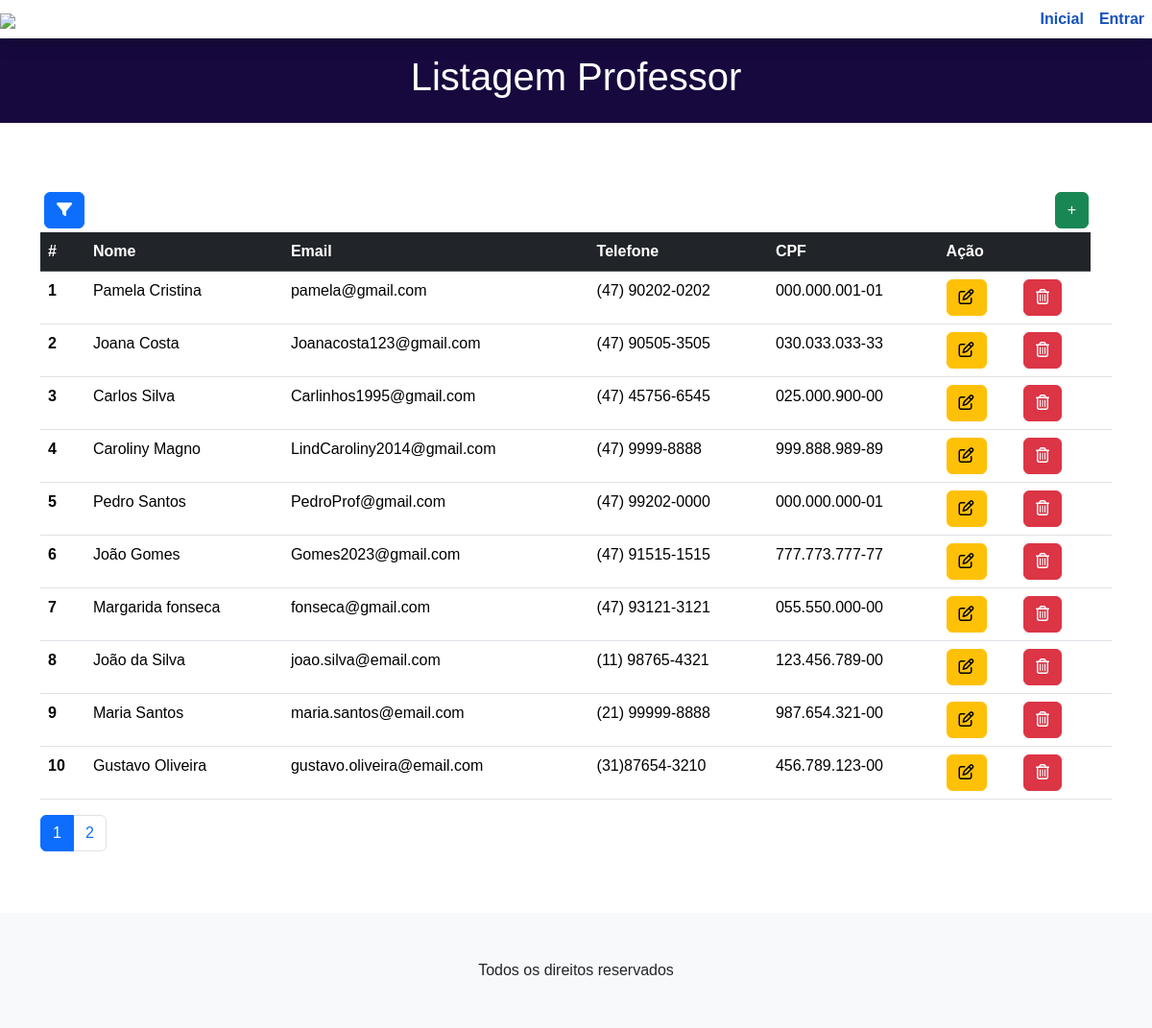
The page /professor.php on the database its author committed.
### tables this page shows
CREATE TABLE `professores` (
  `idProfessor` int NOT NULL AUTO_INCREMENT,
  `nome` varchar(250) NOT NULL,
  `email` varchar(250) NOT NULL,
  `telefone` varchar(20) NOT NULL,
  `cpf` varchar(14) NOT NULL,
  `senha` varchar(255) DEFAULT NULL,
  PRIMARY KEY (`idProfessor`),
  UNIQUE KEY `idProfessor_UNIQUE` (`idProfessor`)
);

### professor.php (the view, shortened to what this page needs)
<?php
include __DIR__ . "/header.php";
?>
<main>
    <div class="container-fluid p-3" style="background-color: #17093e;">
        <h1 class=" text-black text-center text-light"
            style="color: white !important;">
            Listagem Professor
        </h1>
    </div>
    <div class="container py-5">
        <div class="mb-1 ms-1 m-4" style="display:flow-root">
            <a type="button" data-bs-toggle="collapse" data-bs-target="#searchForm" class="btn btn-primary float-start"><i class="fas fa-filter"></i></a>
            <a type="button" href="professor_cadastro.php" class="btn btn-success float-end">+</a>
        </div>
        <div class="row">
            <div class="col-md-12 d-flex flex-column justify-content-center">
                <table class="table">
                    <thead class="table-dark">
                        <tr>
                            <th scope="col">#</th>
                            <th scope="col">Nome </th>
                            <th scope="col">Email</th>
                            <th scope="col">Telefone</th>
                            <th scope="col">CPF</th>
                            <th colspan="2" scope="col">Ação</th>
                        </tr>
                    </thead>
                    <tbody>
                        <?php
                        include_once __DIR__ . "/config/connection.php";
                        try {
                            $registrosPorPagina = 10;
                            $paginaAtual = isset($_GET['pagina']) ? (int)$_GET['pagina'] : 1;
                            $inicio = ($registrosPorPagina * $paginaAtual) - $registrosPorPagina;
                            if (isset($_GET['busca']) && !empty($_GET['busca'])) {
                                $busca = isset($_GET['busca']) ? $_GET['busca'] : '';
                                $sql = "SELECT * FROM professores WHERE nome LIKE :busca  OR email LIKE :busca OR cpf LIKE :busca LIMIT $inicio, $registrosPorPagina";
                                $sqlTotal = "SELECT COUNT(*) as total FROM professores WHERE nome LIKE :busca  OR email LIKE :busca OR cpf LIKE :busca";
                                $resultadoTotal = $pdo->prepare($sqlTotal);
                                $resultadoTotal->bindValue(':busca', "%$busca%");
                                $resultadoTotal->execute();
                                $totalRegistros = $resultadoTotal->fetch(PDO::FETCH_ASSOC)['total'];
                                $resultado = $pdo->prepare($sql);
                                $resultado->bindValue(':busca', "%$busca%");
                                $resultado->execute();
                            } else {
                                $sql = "SELECT * FROM professores LIMIT $inicio, $registrosPorPagina";
                                $sqlTotal = "SELECT COUNT(*) as total FROM professores";
                                $resultadoTotal = $pdo->query($sqlTotal);
                                $totalRegistros = $resultadoTotal->fetch(PDO::FETCH_ASSOC)['total'];
                                $resultado = $pdo->query($sql);
                            }
                            if ($resultado->rowCount() > 0) {
                                while ($row = $resultado->fetch(PDO::FETCH_ASSOC)) {
                        ?>
                                    <tr>
                                        <th scope="row"><?php echo $row['idProfessor']; ?></th>
                                        <td><?php echo $row['nome']; ?></td>
                                        <td><?php echo $row['email']; ?></td>
                                        <td><?php echo $row['telefone']; ?></td>
                                        <td><?php echo $row['cpf']; ?></td>
                                        <td>
                                            <a type="button" href="professor_cadastro.php?id=<?php echo $row['idProfessor']; ?>" class="btn btn-warning">
                                                <i class="fa-regular fa-pen-to-square"></i>
                                            </a>
                                        </td>
                                        <td>
                                            <a type="button" class="btn btn-danger" href="professor.php?id=<?php echo $row['idProfessor']; ?>">
                                                <i class="fa-regular fa-trash-can"></i>
                                            </a>
                                        <td>
                                    </tr>
                        <?php
                                }
                            } else {
                                echo "Não encontramos professores, que tristeza";
                            }
                        } catch (PDOException $e) {
                            echo $e->getMessage();
                        } ?>
                    </tbody>
                </table>
                <nav aria-label="Page navigation example">
                    <ul class="pagination">
                        <?php for ($i = 1; $i <= ceil($totalRegistros / $registrosPorPagina); $i++) : ?>
                            <li class="page-item <?php echo $i == $paginaAtual ? 'active' : '' ?>">
                                <a class="page-link" href="?pagina=<?php echo $i ?>"><?php echo $i ?></a>
                            </li>
                        <?php endfor; ?>
                    </ul>
                </nav>
            </div>
        </div>
    </div>
</main>
<?php include __DIR__ . "/footer.php"; ?>

### rows shown on the page
professores: idProfessor "1", nome "Pamela Cristina", email "pamela@gmail.com", telefone "(47) 90202-0202", cpf "000.000.001-01"
professores: idProfessor "2", nome "Joana Costa", email "Joanacosta123@gmail.com", telefone "(47) 90505-3505", cpf "030.033.033-33"
professores: idProfessor "3", nome "Carlos Silva", email "Carlinhos1995@gmail.com", telefone "(47) 45756-6545", cpf "025.000.900-00"
professores: idProfessor "4", nome "Caroliny Magno", email "LindCaroliny2014@gmail.com", telefone "(47) 9999-8888", cpf "999.888.989-89"
professores: idProfessor "5", nome "Pedro Santos", email "PedroProf@gmail.com", telefone "(47) 99202-0000", cpf "000.000.000-01"
professores: idProfessor "6", nome "João Gomes", email "Gomes2023@gmail.com", telefone "(47) 91515-1515", cpf "777.773.777-77"
professores: idProfessor "7", nome "Margarida fonseca", email "fonseca@gmail.com", telefone "(47) 93121-3121", cpf "055.550.000-00"
professores: idProfessor "8", nome "João da Silva", email "joao.silva@email.com", telefone "(11) 98765-4321", cpf "123.456.789-00"
professores: idProfessor "9", nome "Maria Santos", email "maria.santos@email.com", telefone "(21) 99999-8888", cpf "987.654.321-00"
professores: idProfessor "10", nome "Gustavo Oliveira", email "gustavo.oliveira@email.com", telefone "(31)87654-3210", cpf "456.789.123-00"
